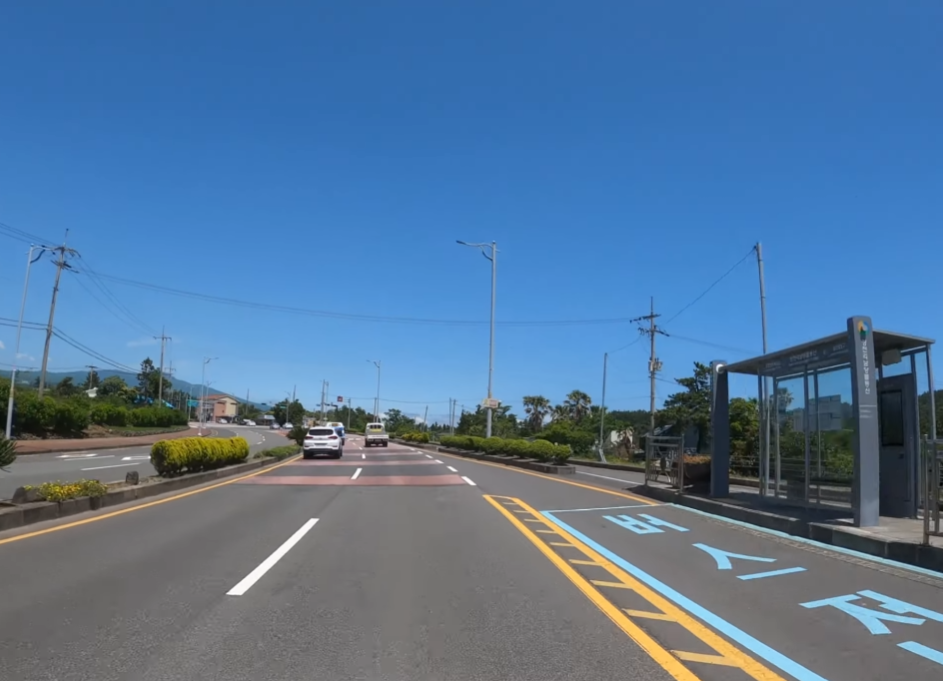
#> input picture lanes/1.png, 943 x 681 px
$ python -i lanetools.py   (imports and definitions only)
#> lines starting #> are read from the running program, lines starting #| are printed output that depends on the picture; after the words box and inside, x2 and y2 are one past the last pixel; in counts of white or black regions, pixels touching at a corner belong together
#> further down, picture is the input picture: shape (681, 943, 3); mean B, G, R 154, 118.3, 84.2
import cv2
import numpy as np

YELLOW_LOW  = np.asarray([20, 100, 100])
YELLOW_HIGH = np.asarray([30, 255, 255])
WHITE_LOW   = np.asarray([0, 0, 160])
WHITE_HIGH  = np.asarray([50, 80, 255])

def color_extraction(img):
    hsv = cv2.cvtColor(img, cv2.COLOR_BGR2HSV)
#> hsv: shape (681, 943, 3); mean H, S, V 84.7, 110.8, 158.4

    yellow_mask = cv2.inRange(hsv, YELLOW_LOW, YELLOW_HIGH)
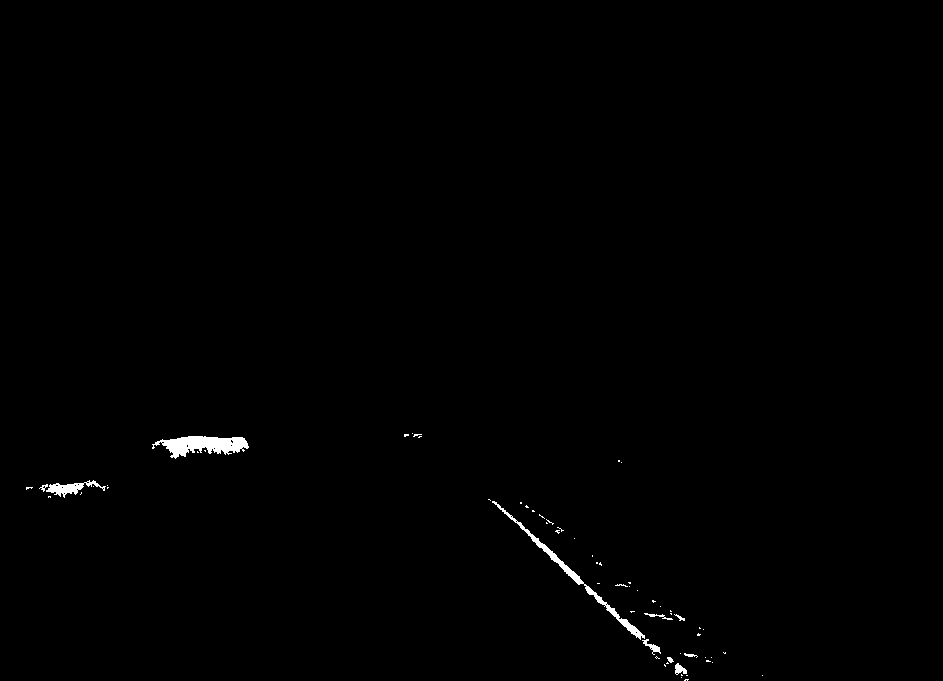
#> yellow_mask: shape (681, 943); 0.5% white; 64 white regions (54 under 20 px), largest, box (x1, y1, x2, y2) and area: (152, 436, 249, 459) 1252, (492, 501, 645, 640) 939, (46, 480, 106, 498) 391
    white_mask = cv2.inRange(hsv, WHITE_LOW, WHITE_HIGH)
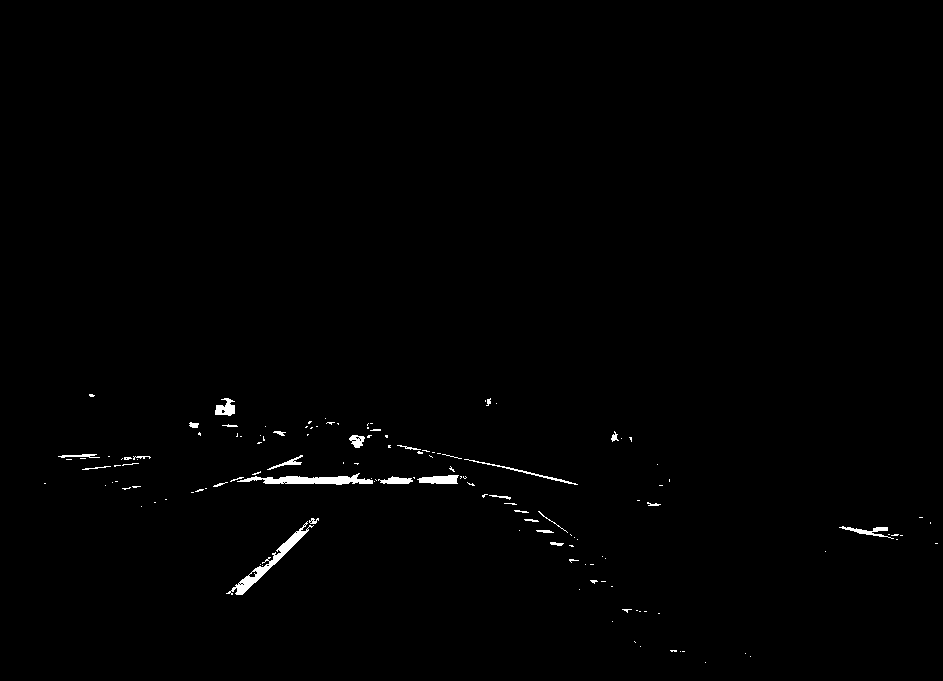
#> white_mask: shape (681, 943); 0.67% white; 136 white regions (107 under 20 px), largest, box (x1, y1, x2, y2) and area: (226, 521, 314, 595) 832, (237, 473, 373, 485) 805, (417, 475, 459, 484) 289
    mask = cv2.bitwise_or(yellow_mask, white_mask)
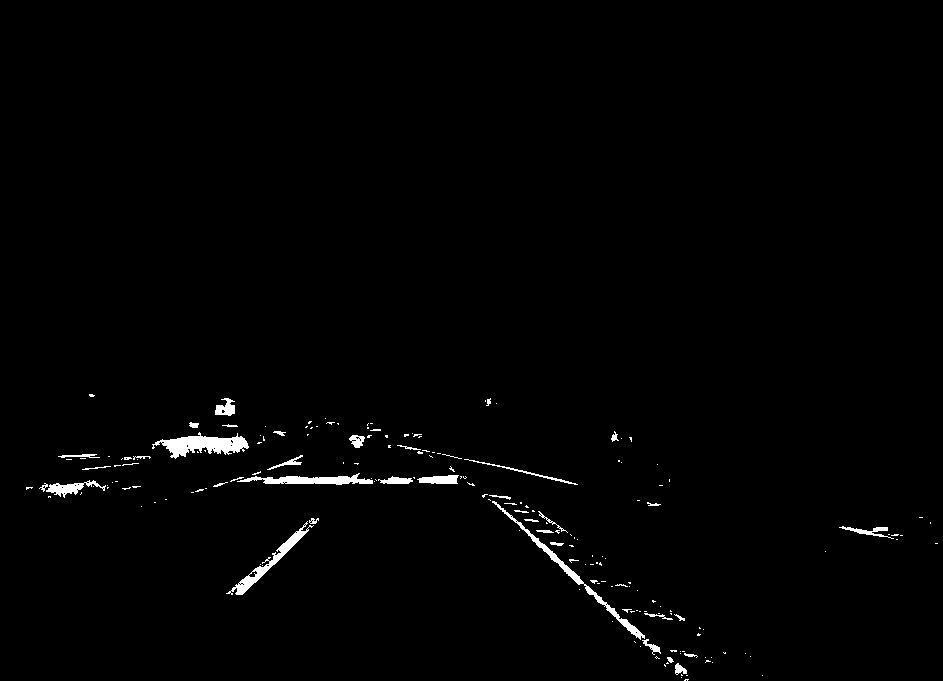
#> mask: shape (681, 943); 1.2% white; 190 white regions (151 under 20 px), largest, box (x1, y1, x2, y2) and area: (152, 432, 249, 459) 1267, (492, 501, 645, 640) 939, (226, 521, 314, 595) 832
    # cv2.imshow('',threshold)

    return cv2.bitwise_and(img, img, mask=mask)

# [61 lines left out: functions region_interest, draw_lines, hough_lines, RL_search, not called in this run]

>>> import cv2
>>> picture = cv2.imread('lanes/1.png')
>>> result = color_extraction(picture)

$ run again, on lanes/10.png
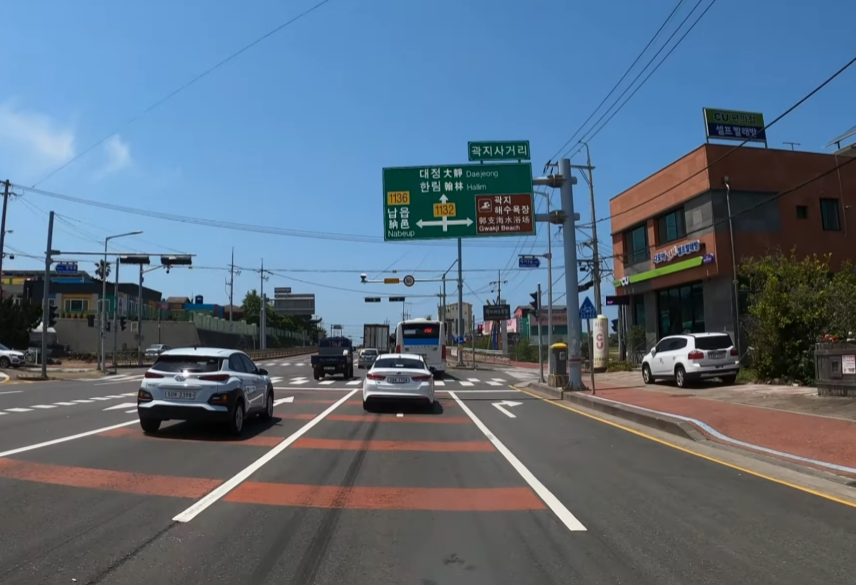
#> input picture lanes/10.png, 856 x 585 px
#> picture is the input picture: shape (585, 856, 3); mean B, G, R 126.9, 109.3, 91.8
#> hsv: shape (585, 856, 3); mean H, S, V 65.8, 85.5, 135.1
#> in color_extraction, `yellow_mask = cv2.inRange(hsv, YELLOW_LOW, YELLOW_HIGH)`:
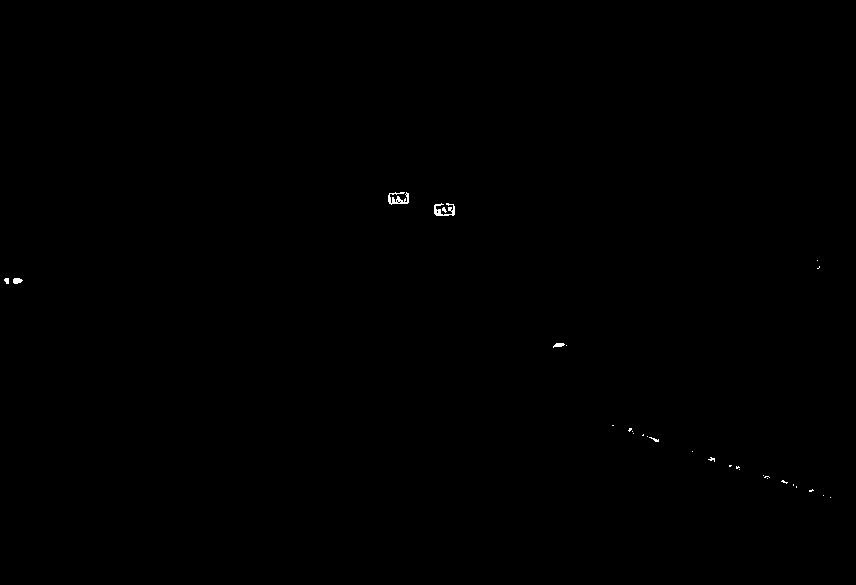
#> yellow_mask: shape (585, 856); 0.1% white in thin lines or dots, all inside (x1, y1, x2, y2) = (4, 192, 831, 498)
#> white_mask: shape (585, 856); 1.7% white; 210 white regions (161 under 20 px), largest, box (x1, y1, x2, y2) and area: (172, 388, 368, 522) 1627, (435, 390, 587, 531) 1573, (755, 460, 856, 498) 593
#> in color_extraction, `return cv2.bitwise_and(img, img, mask=mask)`:
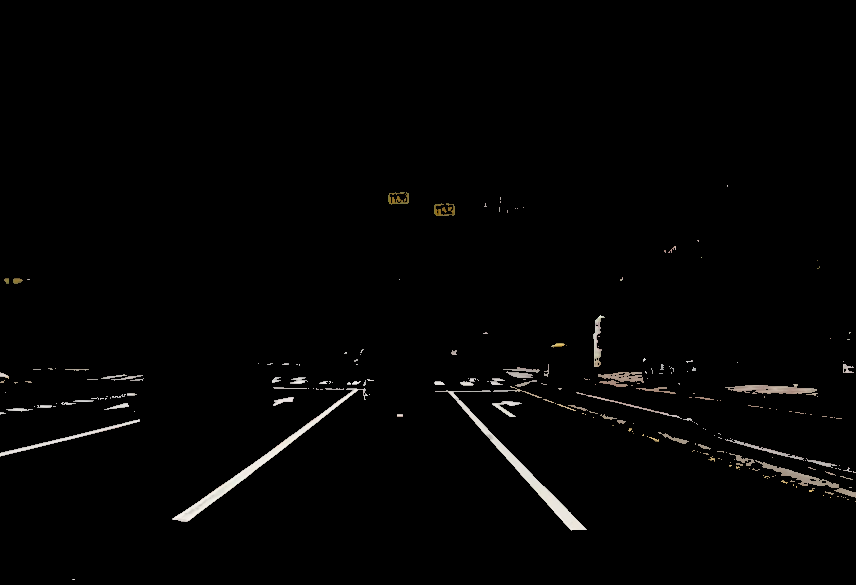
#> returned value: shape (585, 856, 3); mean of channels 0, 1, 2 3.2, 3.4, 3.6; drawn as B, G, R

$ run again, on lanes/11.png
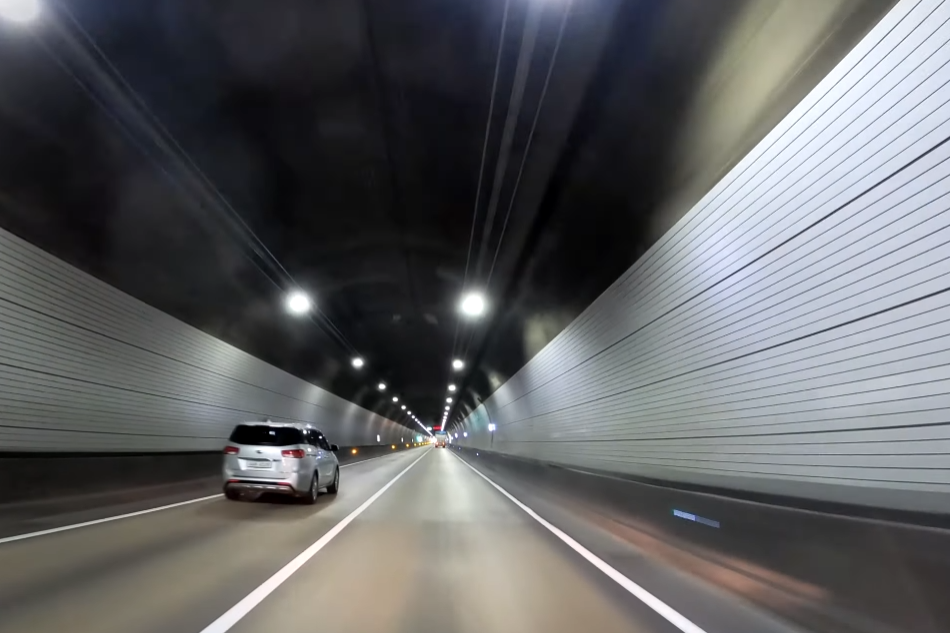
#> input picture lanes/11.png, 950 x 633 px
#> picture is the input picture: shape (633, 950, 3); mean B, G, R 99, 97.4, 96.5
#> hsv: shape (633, 950, 3); mean H, S, V 80.4, 32.5, 103.4
#> in color_extraction, `yellow_mask = cv2.inRange(hsv, YELLOW_LOW, YELLOW_HIGH)`:
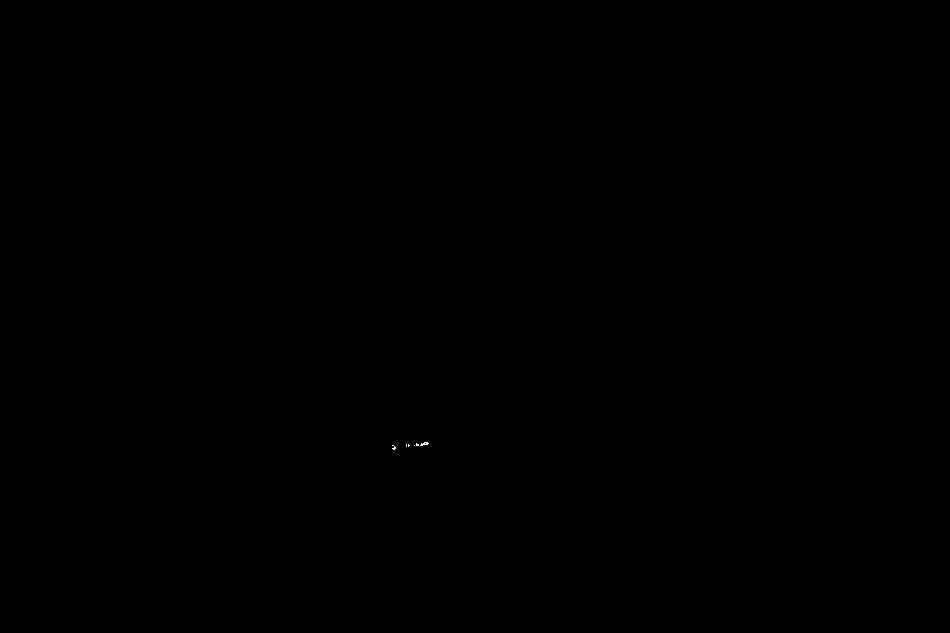
#> yellow_mask: shape (633, 950); 0.01% white in thin lines or dots, all inside (x1, y1, x2, y2) = (392, 442, 429, 450)
#> white_mask: shape (633, 950); 6.9% white; 114 white regions (95 under 20 px), largest, box (x1, y1, x2, y2) and area: (218, 437, 579, 633) 34501, (730, 0, 818, 126) 4827, (0, 494, 224, 542) 474
#> mask: shape (633, 950); 6.9% white; 113 white regions (94 under 20 px), largest, box (x1, y1, x2, y2) and area: (218, 437, 579, 633) 34530, (730, 0, 818, 126) 4827, (0, 494, 224, 542) 474
#> in color_extraction, `return cv2.bitwise_and(img, img, mask=mask)`:
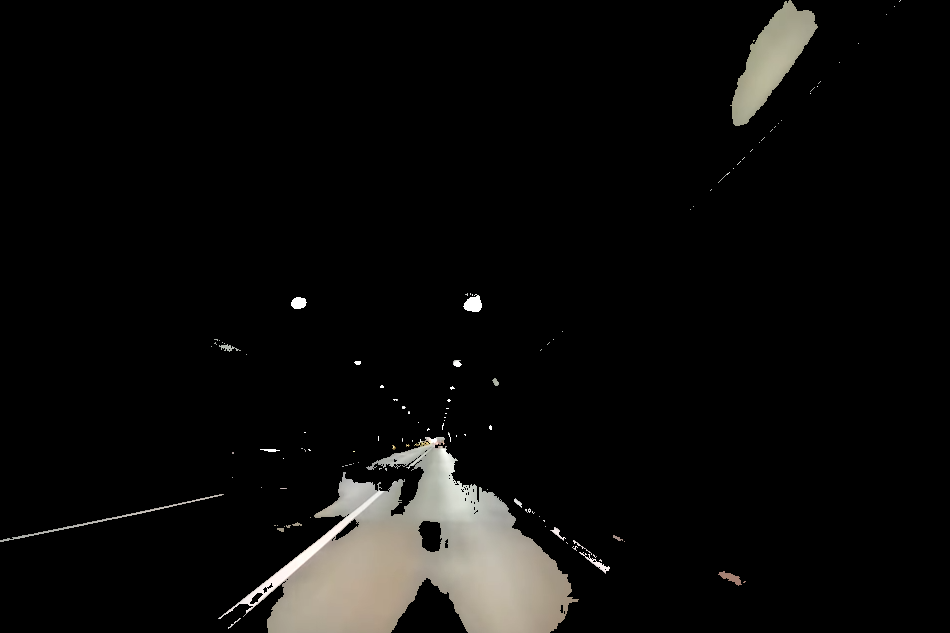
#> returned value: shape (633, 950, 3); mean of channels 0, 1, 2 10.9, 12, 12.5; drawn as B, G, R

$ run again, on lanes/2.png
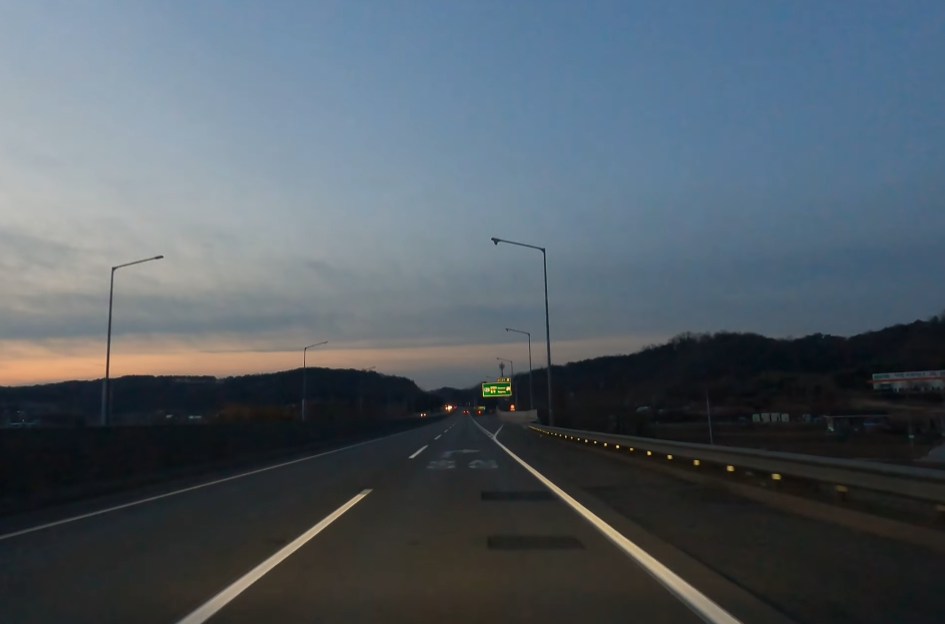
#> input picture lanes/2.png, 945 x 624 px
#> picture is the input picture: shape (624, 945, 3); mean B, G, R 101.8, 93.1, 82.2
#> hsv: shape (624, 945, 3); mean H, S, V 81.1, 64, 105.5
#> in color_extraction, `yellow_mask = cv2.inRange(hsv, YELLOW_LOW, YELLOW_HIGH)`:
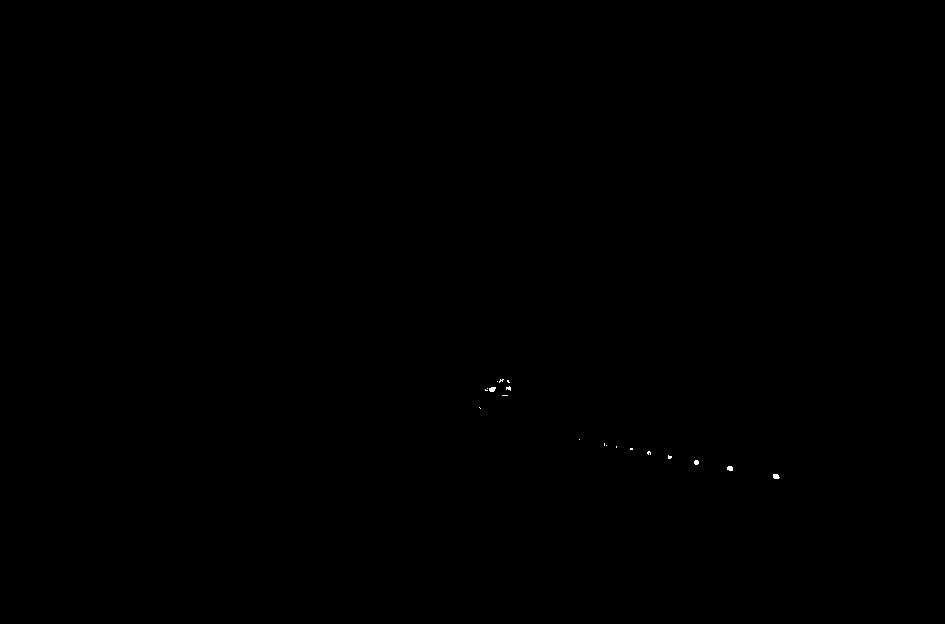
#> yellow_mask: shape (624, 945); 0.03% white; 19 white regions (15 under 20 px), largest, box (x1, y1, x2, y2) and area: (773, 474, 780, 479) 29, (489, 387, 496, 392) 28, (727, 466, 733, 471) 26, (694, 460, 699, 465) 21
#> white_mask: shape (624, 945); 2.9% white; 56 white regions (45 under 20 px), largest, box (x1, y1, x2, y2) and area: (0, 190, 255, 295) 10926, (210, 495, 365, 605) 1402, (110, 342, 304, 368) 1274
#> in color_extraction, `return cv2.bitwise_and(img, img, mask=mask)`:
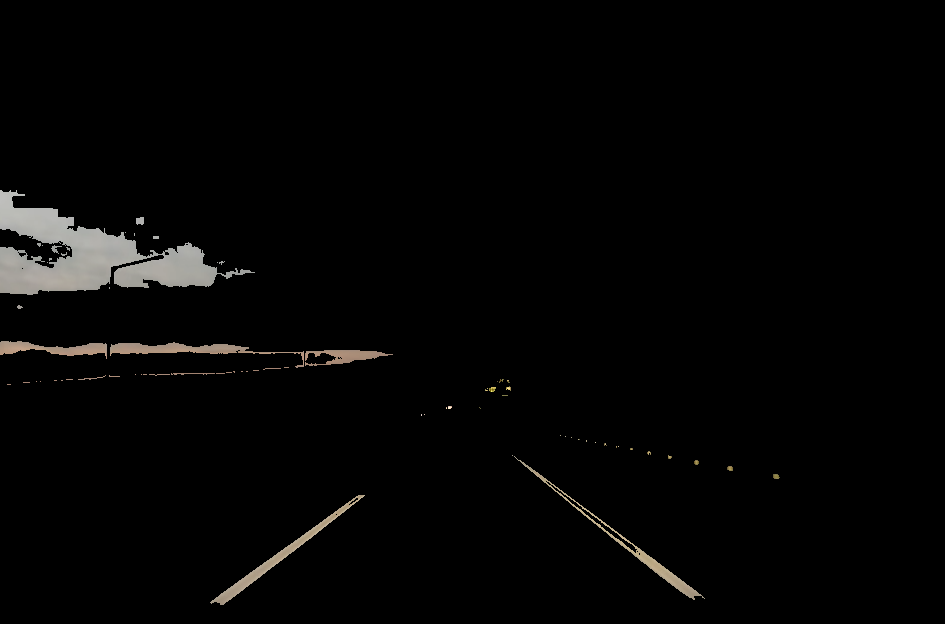
#> returned value: shape (624, 945, 3); mean of channels 0, 1, 2 4.4, 4.8, 5; drawn as B, G, R
